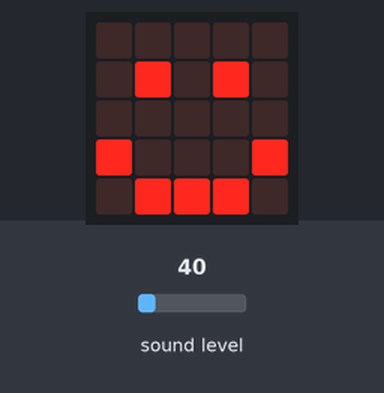
Simulated run of this program. Board: BBC micro:bit (MakeCode). On the bench: the board's 5×5 LED display. The inputs (shaded band) are chosen by the test bench; at power-on: sound level 40.

Above: at 1.2 s.
1.3 s: sound level set to 177
2.8 s: sound level set to 184
At 4.2 s:
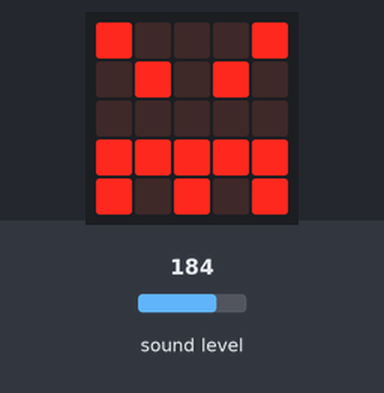
4.7 s: sound level set to 5
At 6.0 s:
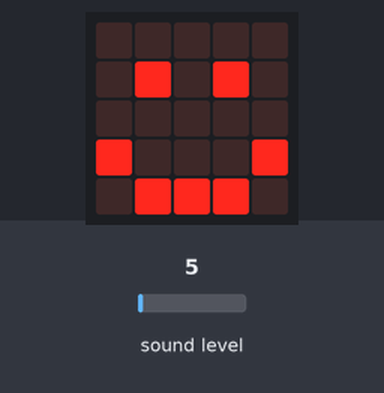
6.3 s: sound level set to 191
At 7.0 s:
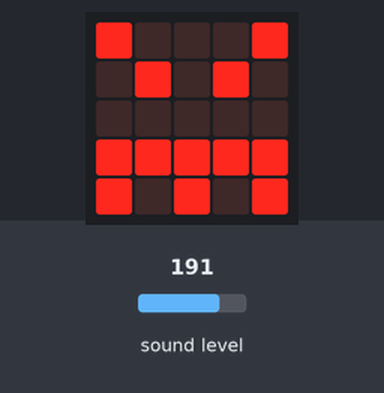
Timing chart, 0 to 8.9 s (numbered marks = the images above; inputs shaded):
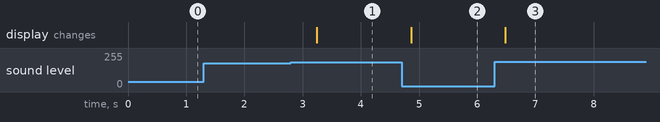

The program:

main.ts
```typescript
basic.forever(function () {
    if (input.soundLevel() > 181) {
        basic.showIcon(IconNames.Angry)
    } else if (input.soundLevel() > 0 && input.soundLevel() < 0) {
        basic.showIcon(IconNames.Asleep)
    } else {
        basic.showIcon(IconNames.Happy)
    }
    basic.pause(1000)
})
```

test.ts
```typescript
// les proves van aquí; això no es compilarà quan aquest paquet s'usi com a extensió.
```

Measured:
- the behaviour switches between 181 and 182 on sound level (found by bisection; images 0 and 1)
- after the input at 1.3 s, every drawn part: stays the same
- after the input at 2.8 s, the display: changes after 0.44 s (image 1)
- after the input at 4.7 s, the display: changes after 0.16 s (image 2)
- after the input at 6.3 s, the display: changes after 0.18 s (image 3)
